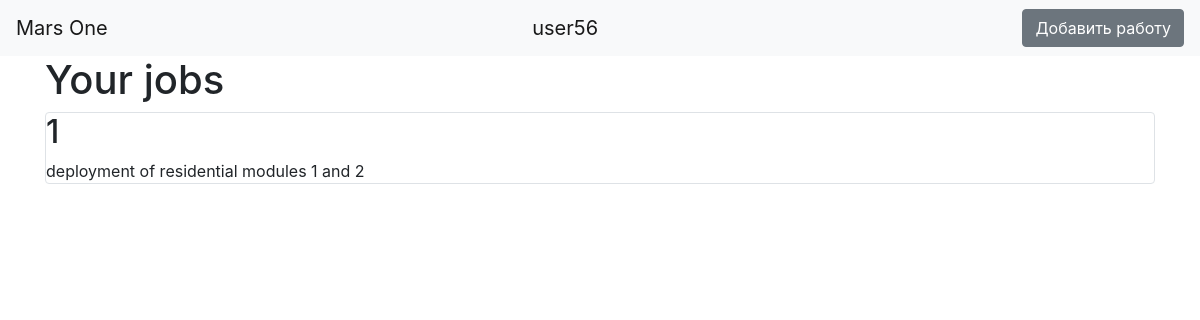
Page / (signed in) on the earlier database version.
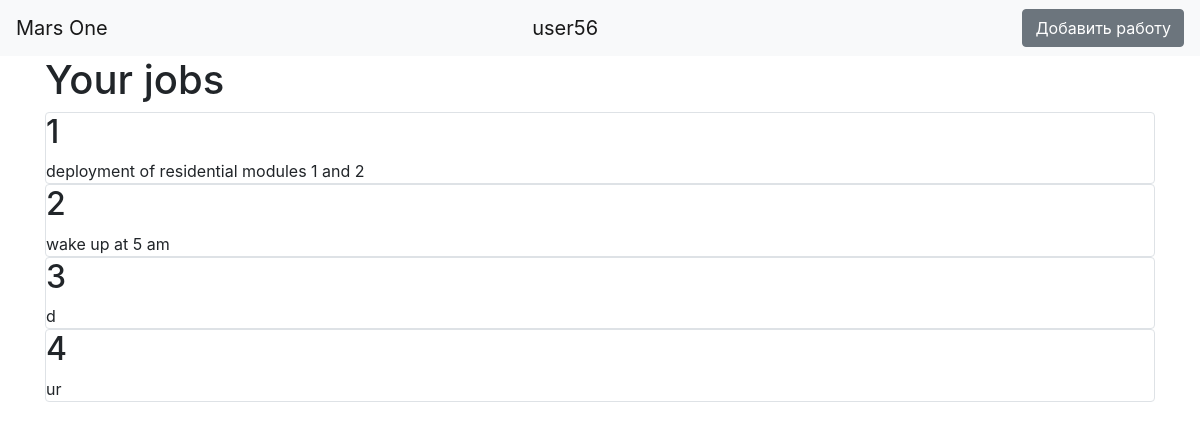
Same page on the later database version.
### data/users.py (models this page shows, shortened)
class User(SqlAlchemyBase, UserMixin):
    __tablename__ = 'users'
    id = sqlalchemy.Column(sqlalchemy.Integer,
                           primary_key=True, autoincrement=True)
    surname = sqlalchemy.Column(sqlalchemy.String, nullable=True)
    name = sqlalchemy.Column(sqlalchemy.String, nullable=True)
    age = sqlalchemy.Column(sqlalchemy.Integer, nullable=True)
    about = sqlalchemy.Column(sqlalchemy.String, nullable=True)
    position = sqlalchemy.Column(sqlalchemy.String, nullable=True)
    speciality = sqlalchemy.Column(sqlalchemy.String, nullable=True)
    address = sqlalchemy.Column(sqlalchemy.String, nullable=True)
    email = sqlalchemy.Column(sqlalchemy.String,
                              index=True, unique=True, nullable=True)
    hashed_password = sqlalchemy.Column(sqlalchemy.String, nullable=True)
    modified_date = sqlalchemy.Column(sqlalchemy.DateTime,
                                      default=datetime.datetime.now)
    news = orm.relation("Jobs", back_populates='user')

### data/jobs.py (models this page shows)
class Jobs(SqlAlchemyBase):
    __tablename__ = 'jobs'
    id = sqlalchemy.Column(sqlalchemy.Integer,
                           primary_key=True, autoincrement=True)
    team_leader = sqlalchemy.Column(sqlalchemy.Integer, nullable=True)
    job = sqlalchemy.Column(sqlalchemy.String, nullable=True)
    work_size = sqlalchemy.Column(sqlalchemy.Integer, nullable=True)
    collaborators = sqlalchemy.Column(sqlalchemy.String, nullable=True)
    start_date = sqlalchemy.Column(sqlalchemy.DateTime,
                                   default=datetime.datetime.now)
    end_date = sqlalchemy.Column(sqlalchemy.DateTime,
                                 default=datetime.datetime.now)
    is_finished = sqlalchemy.Column(sqlalchemy.Boolean)
    team_leader = sqlalchemy.Column(sqlalchemy.Integer,
                                    sqlalchemy.ForeignKey("users.id"))
    user = orm.relation('User')

### serv.py (the view)
@app.route("/")
def index():
    session = db_session.create_session()
    jobs = session.query(Jobs)
    return render_template("index.html", news=jobs)

### data/db_session.py (called while the page is built)
def create_session() -> Session:
    global __factory
    return __factory()

### serv.py (called while the page is built)
@login_manager.user_loader
def load_user(user_id):
    session = db_session.create_session()
    return session.query(User).get(user_id)

### templates/index.html
{% extends "base.html" %}
{% block content %}
<h1>Your jobs</h1>
{% for item in news%}
<nav>
    {% if current_user.is_authenticated %}
    <div class="col-md6 border rounded">
    <h2>{{item.id}}</h2>
    <div>
        {{item.job}}
    </div>
    </div>
{% endif %}
</nav>
{% endfor %}
{% endblock %}

### templates/base.html (shortened to what this page needs)
<!doctype html>
<html lang="en">
<head>
    <link rel="stylesheet"
          href="https://stackpath.bootstrapcdn.com/bootstrap/4.4.1/css/bootstrap.min.css"
>
</head>
<body>
<header>
    <nav class="navbar navbar-light bg-light">
        <a class="navbar-brand" href="#">Mars One</a>
        {% if current_user.is_authenticated %}
        <a class="navbar-brand" href="/logout">{{ current_user.name }}</a>
        <a href="/add_job" class="btn btn-secondary">Добавить работу</a>
        {% else %}
        <p>
            <a class="btn btn-primary " href="/register">Зарегистрироваться</a>
            <a class="btn btn-success" href="/login">Войти</a>
        </p>
        {% endif %}
    </nav>
</header>
<main role="main" class="container">
    {% block content %}{% endblock %}
</main>
</body>
</html>

Differences in the rows shown:
added Jobs: id "2", job "wake up at 5 am"
added Jobs: id "3", job "d"
added Jobs: id "4", job "ur"
